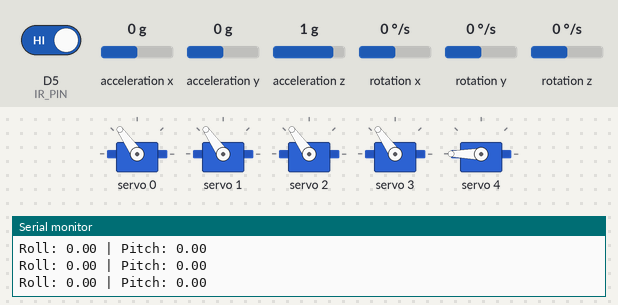
A sketch run on a simulated ESP8266 (NodeMCU). On the bench: 5 × servo, the last lines printed to the serial monitor. The inputs (shaded band) are chosen by the test bench; at power-on: acceleration x 0 g, D5 (IR_PIN) HIGH, acceleration y 0 g, acceleration z 1 g, rotation x 0 °/s, rotation y 0 °/s, rotation z 0 °/s.

Above: at 1.2 s.
1.3 s: acceleration x set to -1.4 g
At 1.9 s:
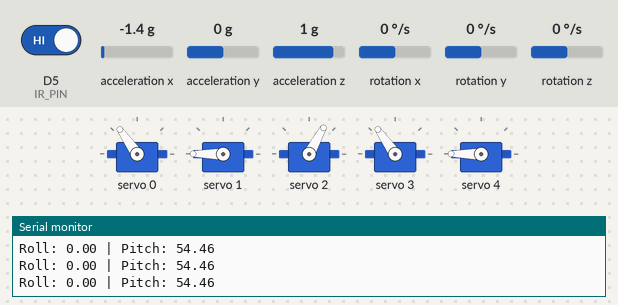
2.8 s: D5 (IR_PIN) driven LOW
At 4.0 s:
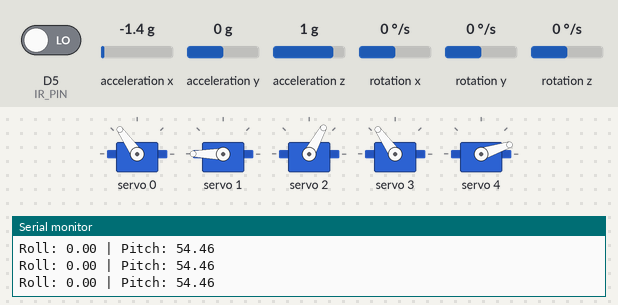
4.3 s: acceleration y set to -1.4 g
At 5.5 s:
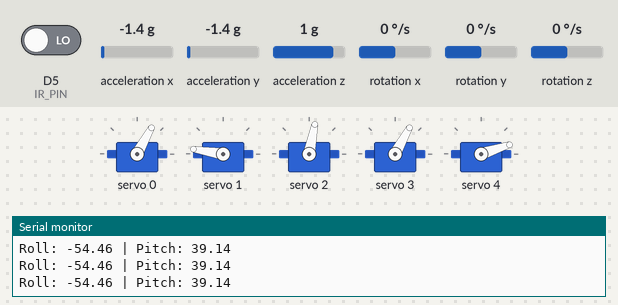
5.8 s: acceleration z set to -1.4 g
At 6.9 s:
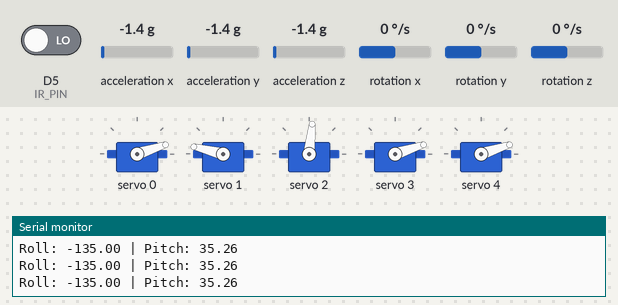
7.3 s: D5 (IR_PIN) driven HIGH
At 8.4 s:
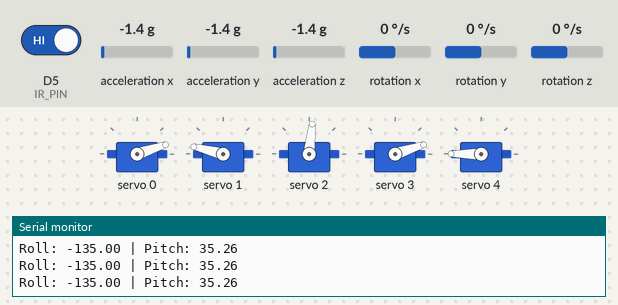
8.8 s: acceleration x set to -0.8 g
At 9.9 s:
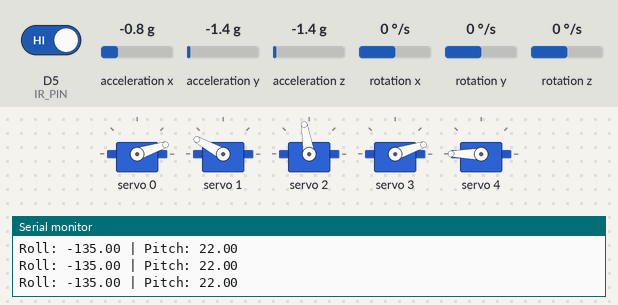
Timing chart, 0 to 11.3 s (numbered marks = the images above; inputs shaded):
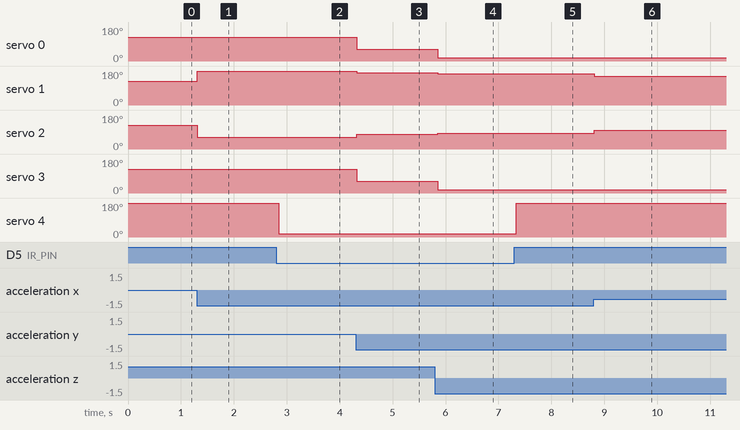

The sketch:

ESP8266.ino
```cpp
#include <Wire.h>
#include <Adafruit_PWMServoDriver.h>
#include <MPU6050.h>

Adafruit_PWMServoDriver pca = Adafruit_PWMServoDriver(0x40);
MPU6050 mpu;

#define BASE_CHANNEL     0
#define SHOULDER_CHANNEL 1
#define ELBOW_CHANNEL    2
#define WRIST_CHANNEL    3
#define GRIP_CHANNEL     4

#define IR_PIN D5

#define SDA_PIN D1
#define SCL_PIN D2

#define SERVOMIN  150
#define SERVOMAX  600

void setup() {
  Serial.begin(115200);
  Wire.begin(SDA_PIN, SCL_PIN);

  pca.begin();
  pca.setPWMFreq(50);

  mpu.initialize();
  if (!mpu.testConnection()) {
    Serial.println("MPU6050 connection failed!");
    while (1);
  }

  pinMode(IR_PIN, INPUT);
}

void loop() {
  int16_t ax, ay, az, gx, gy, gz;
  mpu.getMotion6(&ax, &ay, &az, &gx, &gy, &gz);

  float roll = atan2(ay, az) * 180 / PI;
  float pitch = atan2(-ax, sqrt(ay * ay + az * az)) * 180 / PI;

  int pwmBase = map(roll, -90, 90, SERVOMIN, SERVOMAX);
  int pwmShoulder = map(pitch, -90, 90, SERVOMIN, SERVOMAX);
  int pwmElbow = map(-pitch, -90, 90, SERVOMIN, SERVOMAX);
  int pwmWrist = map(roll, -90, 90, SERVOMIN, SERVOMAX);

  pca.setPWM(BASE_CHANNEL, 0, constrain(pwmBase, SERVOMIN, SERVOMAX));
  pca.setPWM(SHOULDER_CHANNEL, 0, constrain(pwmShoulder, SERVOMIN, SERVOMAX));
  pca.setPWM(ELBOW_CHANNEL, 0, constrain(pwmElbow, SERVOMIN, SERVOMAX));
  pca.setPWM(WRIST_CHANNEL, 0, constrain(pwmWrist, SERVOMIN, SERVOMAX));

  int irValue = digitalRead(IR_PIN);
  if (irValue == LOW) {
    pca.setPWM(GRIP_CHANNEL, 0, SERVOMIN);
  } else {
    pca.setPWM(GRIP_CHANNEL, 0, SERVOMAX);
  }

  Serial.print("Roll: "); Serial.print(roll);
  Serial.print(" | Pitch: "); Serial.println(pitch);

  delay(50);
}
```

Measured:
- after the input at 1.3 s, servo 1: 125° → 180° at once; servo 2: 125° → 61° at once
- after the input at 2.8 s, servo 4: 180° → 18° after 0.05 s
- after the input at 4.3 s, servo 0, servo 3: 125° → 61° at once; servo 1: 180° → 171° at once; servo 2: 61° → 79° at once
- after the input at 5.8 s, servo 0: 61° → 18° after 0.05 s; servo 1: 171° → 166° after 0.06 s; servo 2: 79° → 84° after 0.06 s; servo 3: 61° → 18° after 0.06 s
- after the input at 7.3 s, servo 4: 18° → 180° at once
- after the input at 8.8 s, servo 1: 166° → 151° at once; servo 2: 84° → 99° at once
